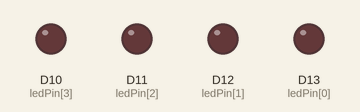
Recording of a sketch running on a simulated STM32 Nucleo. Shown: output pins drawn as LEDs (lit = HIGH).

Above: at 0.5 s.
At 2.5 s:
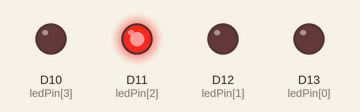
At 4.5 s:
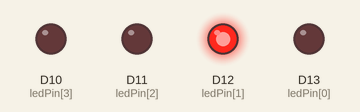
At 9.5 s:
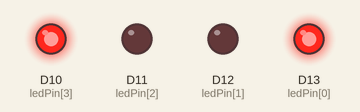
At 14.5 s:
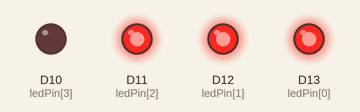
At 19.5 s:
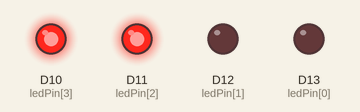
Timing chart, 0 to 20.8 s (numbered marks = the images above):
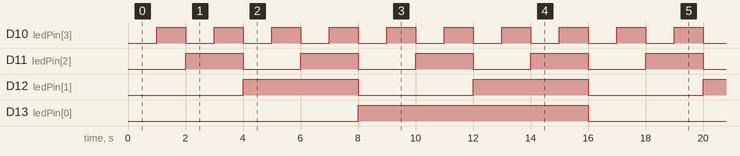

The sketch:

sketch.ino
```cpp
int ledPin[] = {13, 12, 11,10};
int ledDelay[4]={8000, 4000,2000, 1000};
// declare other required variables
unsigned long currTime;
unsigned long lastChangeTimes[4];
bool ledState[4]={false, false, false, false};

void setup() {
  currTime =0;
  for(int i=0;i<4;i++){
    // initialize lastChangeTimes
    lastChangeTimes[i] = 0;

    // set pin mode for ledPins
    pinMode(ledPin[i], OUTPUT);

  }
}


void loop() {
  // implement the toggling logic
  currTime = millis();
  for (int i = 0; i<4; i++) {
    if (currTime - lastChangeTimes[i] >= ledDelay[i]) {
      lastChangeTimes[i] = currTime;
      ledState[i] = !ledState[i];
      digitalWrite(ledPin[i], ledState[i]);
    }
  }

}
```

Measured:
- by itself, D10 (ledPin[3]): alternates HIGH for 1.0 s and LOW for 1.0 s
- by itself, D11 (ledPin[2]): alternates HIGH for 2.0 s and LOW for 2.0 s
- by itself, D12 (ledPin[1]): alternates HIGH for 4.0 s and LOW for 4.0 s
- by itself, D13 (ledPin[0]): alternates HIGH for 8.0 s and LOW for 8.0 s
